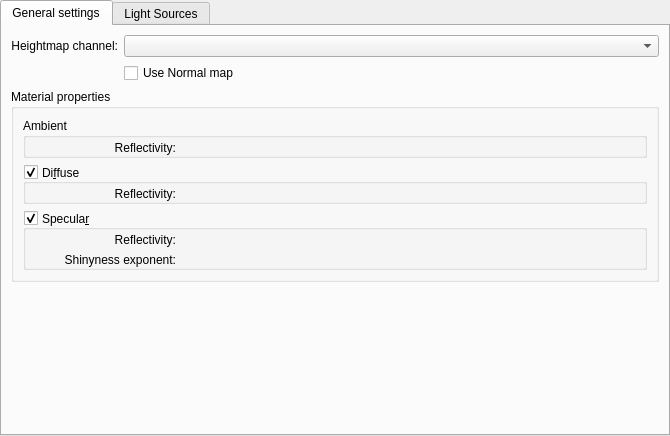
<?xml version="1.0" encoding="UTF-8"?>
<ui version="4.0">
 <author>
    SPDX-FileCopyrightText: none
    SPDX-License-Identifier: GPL-3.0-or-later
  </author>
 <class>WdgPhongBumpmap</class>
 <widget class="QWidget" name="WdgPhongBumpmap">
  <property name="geometry">
   <rect>
    <x>0</x>
    <y>0</y>
    <width>670</width>
    <height>436</height>
   </rect>
  </property>
  <property name="sizePolicy">
   <sizepolicy hsizetype="Expanding" vsizetype="Expanding">
    <horstretch>0</horstretch>
    <verstretch>0</verstretch>
   </sizepolicy>
  </property>
  <property name="minimumSize">
   <size>
    <width>570</width>
    <height>323</height>
   </size>
  </property>
  <property name="baseSize">
   <size>
    <width>570</width>
    <height>323</height>
   </size>
  </property>
  <layout class="QHBoxLayout" name="horizontalLayout">
   <property name="sizeConstraint">
    <enum>QLayout::SetDefaultConstraint</enum>
   </property>
   <property name="leftMargin">
    <number>0</number>
   </property>
   <property name="topMargin">
    <number>0</number>
   </property>
   <property name="rightMargin">
    <number>0</number>
   </property>
   <property name="bottomMargin">
    <number>0</number>
   </property>
   <item>
    <widget class="QTabWidget" name="settingsTabWidget">
     <property name="sizePolicy">
      <sizepolicy hsizetype="Expanding" vsizetype="Expanding">
       <horstretch>0</horstretch>
       <verstretch>0</verstretch>
      </sizepolicy>
     </property>
     <property name="currentIndex">
      <number>0</number>
     </property>
     <widget class="QWidget" name="generalSettings">
      <attribute name="title">
       <string>General settings</string>
      </attribute>
      <layout class="QGridLayout" name="gridLayout_4">
       <item row="2" column="0" colspan="2">
        <widget class="QGroupBox" name="materialParametersGroupBox">
         <property name="sizePolicy">
          <sizepolicy hsizetype="Preferred" vsizetype="Fixed">
           <horstretch>0</horstretch>
           <verstretch>0</verstretch>
          </sizepolicy>
         </property>
         <property name="title">
          <string>Material properties</string>
         </property>
         <property name="flat">
          <bool>true</bool>
         </property>
         <layout class="QGridLayout" name="gridLayout_6">
          <item row="2" column="0">
           <widget class="QGroupBox" name="specularReflectivityGroup">
            <property name="title">
             <string>Specula&amp;r</string>
            </property>
            <property name="alignment">
             <set>Qt::AlignLeading|Qt::AlignLeft|Qt::AlignVCenter</set>
            </property>
            <property name="flat">
             <bool>true</bool>
            </property>
            <property name="checkable">
             <bool>true</bool>
            </property>
            <layout class="QGridLayout" name="gridLayout_3">
             <property name="leftMargin">
              <number>0</number>
             </property>
             <property name="topMargin">
              <number>3</number>
             </property>
             <property name="rightMargin">
              <number>0</number>
             </property>
             <property name="bottomMargin">
              <number>0</number>
             </property>
             <item row="0" column="0">
              <widget class="QLabel" name="lblSpecularReflectivity">
               <property name="text">
                <string>Reflectivity:</string>
               </property>
               <property name="alignment">
                <set>Qt::AlignRight|Qt::AlignTrailing|Qt::AlignVCenter</set>
               </property>
              </widget>
             </item>
             <item row="0" column="1">
              <widget class="KisDoubleSliderSpinBox" name="specularReflectivityKisDoubleSliderSpinBox" native="true">
               <property name="sizePolicy">
                <sizepolicy hsizetype="MinimumExpanding" vsizetype="Fixed">
                 <horstretch>1</horstretch>
                 <verstretch>1</verstretch>
                </sizepolicy>
               </property>              
               <property name="maximumSize">
                <size>
                 <width>16777215</width>
                 <height>23</height>
                </size>
               </property>
              </widget>
             </item>
             <item row="1" column="0">
              <widget class="QLabel" name="lblSpecularShinyExp">
               <property name="text">
                <string>Shinyness exponent:</string>
               </property>
               <property name="alignment">
                <set>Qt::AlignRight|Qt::AlignTrailing|Qt::AlignVCenter</set>
               </property>
              </widget>
             </item>
             <item row="1" column="1">
              <widget class="KisSliderSpinBox" name="shinynessExponentKisSliderSpinBox" native="true">
               <property name="sizePolicy">
                <sizepolicy hsizetype="Minimum" vsizetype="Fixed">
                 <horstretch>1</horstretch>
                 <verstretch>1</verstretch>
                </sizepolicy>
               </property>              
               <property name="maximumSize">
                <size>
                 <width>16777215</width>
                 <height>23</height>
                </size>
               </property>
              </widget>
             </item>
             <item row="2" column="0">
              <spacer name="horizontalSpacer_3">
               <property name="orientation">
                <enum>Qt::Horizontal</enum>
               </property>
               <property name="sizeType">
                <enum>QSizePolicy::Fixed</enum>
               </property>
               <property name="sizeHint" stdset="0">
                <size>
                 <width>150</width>
                 <height>0</height>
                </size>
               </property>
              </spacer>
             </item>
            </layout>
           </widget>
          </item>
          <item row="1" column="0">
           <widget class="QGroupBox" name="diffuseReflectivityGroup">
            <property name="layoutDirection">
             <enum>Qt::LeftToRight</enum>
            </property>
            <property name="title">
             <string>Di&amp;ffuse</string>
            </property>
            <property name="alignment">
             <set>Qt::AlignLeading|Qt::AlignLeft|Qt::AlignVCenter</set>
            </property>
            <property name="flat">
             <bool>true</bool>
            </property>
            <property name="checkable">
             <bool>true</bool>
            </property>
            <layout class="QGridLayout" name="gridLayout_2">
             <property name="leftMargin">
              <number>0</number>
             </property>
             <property name="topMargin">
              <number>3</number>
             </property>
             <property name="rightMargin">
              <number>0</number>
             </property>
             <property name="bottomMargin">
              <number>0</number>
             </property>
             <item row="0" column="0">
              <widget class="QLabel" name="lblDiffuseReflectivity">
               <property name="text">
                <string>Reflectivity:</string>
               </property>
               <property name="alignment">
                <set>Qt::AlignRight|Qt::AlignTrailing|Qt::AlignVCenter</set>
               </property>
              </widget>
             </item>
             <item row="0" column="1">
              <widget class="KisDoubleSliderSpinBox" name="diffuseReflectivityKisDoubleSliderSpinBox" native="true">
               <property name="sizePolicy">
                <sizepolicy hsizetype="Expanding" vsizetype="Fixed">
                 <horstretch>1</horstretch>
                 <verstretch>1</verstretch>
                </sizepolicy>
               </property>

               <property name="maximumSize">
                <size>
                 <width>16777215</width>
                 <height>23</height>
                </size>
               </property>
              </widget>
             </item>
             <item row="1" column="0">
              <spacer name="horizontalSpacer_2">
               <property name="orientation">
                <enum>Qt::Horizontal</enum>
               </property>
               <property name="sizeType">
                <enum>QSizePolicy::Fixed</enum>
               </property>
               <property name="sizeHint" stdset="0">
                <size>
                 <width>150</width>
                 <height>0</height>
                </size>
               </property>
              </spacer>
             </item>
            </layout>
           </widget>
          </item>
          <item row="0" column="0">
           <widget class="QGroupBox" name="AmbientGroup">
            <property name="title">
             <string>Ambient</string>
            </property>
            <property name="flat">
             <bool>true</bool>
            </property>
            <property name="checkable">
             <bool>false</bool>
            </property>
            <layout class="QGridLayout" name="gridLayout">
             <property name="leftMargin">
              <number>0</number>
             </property>
             <property name="topMargin">
              <number>3</number>
             </property>
             <property name="rightMargin">
              <number>0</number>
             </property>
             <property name="bottomMargin">
              <number>0</number>
             </property>
             <property name="spacing">
              <number>6</number>
             </property>
             <item row="0" column="0">
              <widget class="QLabel" name="lblAmbientReflectivity">
               <property name="text">
                <string>Reflectivity:</string>
               </property>
               <property name="alignment">
                <set>Qt::AlignRight|Qt::AlignTrailing|Qt::AlignVCenter</set>
               </property>
              </widget>
             </item>
             <item row="0" column="1">
              <widget class="KisDoubleSliderSpinBox" name="ambientReflectivityKisDoubleSliderSpinBox" native="true">
               <property name="sizePolicy">
                <sizepolicy hsizetype="MinimumExpanding" vsizetype="Fixed">
                 <horstretch>1</horstretch>
                 <verstretch>1</verstretch>
                </sizepolicy>
               </property>              
               <property name="maximumSize">
                <size>
                 <width>16777215</width>
                 <height>23</height>
                </size>
               </property>
              </widget>
             </item>
             <item row="1" column="0">
              <spacer name="horizontalSpacer_4">
               <property name="orientation">
                <enum>Qt::Horizontal</enum>
               </property>
               <property name="sizeType">
                <enum>QSizePolicy::Fixed</enum>
               </property>
               <property name="sizeHint" stdset="0">
                <size>
                 <width>150</width>
                 <height>0</height>
                </size>
               </property>
              </spacer>
             </item>
            </layout>
           </widget>
          </item>
         </layout>
        </widget>
       </item>
       <item row="0" column="0">
        <widget class="QLabel" name="lblHeightmapChannel">
         <property name="text">
          <string>Heightmap channel:</string>
         </property>
         <property name="alignment">
          <set>Qt::AlignRight|Qt::AlignTrailing|Qt::AlignVCenter</set>
         </property>
        </widget>
       </item>
       <item row="0" column="1">
        <widget class="QComboBox" name="heightChannelComboBox">
         <property name="sizePolicy">
          <sizepolicy hsizetype="Expanding" vsizetype="Fixed">
           <horstretch>0</horstretch>
           <verstretch>0</verstretch>
          </sizepolicy>
         </property>
        </widget>
       </item>
       <item row="1" column="0">
        <spacer name="verticalSpacer_3">
         <property name="orientation">
          <enum>Qt::Vertical</enum>
         </property>
         <property name="sizeType">
          <enum>QSizePolicy::Fixed</enum>
         </property>
         <property name="sizeHint" stdset="0">
          <size>
           <width>20</width>
           <height>16</height>
          </size>
         </property>
        </spacer>
       </item>
       <item row="3" column="0">
        <spacer name="verticalSpacer">
         <property name="orientation">
          <enum>Qt::Vertical</enum>
         </property>
         <property name="sizeType">
          <enum>QSizePolicy::MinimumExpanding</enum>
         </property>
         <property name="sizeHint" stdset="0">
          <size>
           <width>20</width>
           <height>9</height>
          </size>
         </property>
        </spacer>
       </item>
       <item row="1" column="1">
        <widget class="QCheckBox" name="useNormalMap">
         <property name="text">
          <string extracomment="Whether or not this filter should only use a given channel or use all channels and treat them as a normal map">Use Normal map</string>
         </property>
         <property name="tristate">
          <bool>false</bool>
         </property>
        </widget>
       </item>
      </layout>
     </widget>
     <widget class="QWidget" name="lightSources">
      <attribute name="title">
       <string>Light Sources</string>
      </attribute>
      <layout class="QGridLayout" name="gridLayout_9">
       <property name="leftMargin">
        <number>10</number>
       </property>
       <property name="topMargin">
        <number>10</number>
       </property>
       <property name="rightMargin">
        <number>10</number>
       </property>
       <property name="bottomMargin">
        <number>10</number>
       </property>
       <property name="spacing">
        <number>10</number>
       </property>
       <item row="1" column="1">
        <widget class="QGroupBox" name="lightSourceGroupBox4">
         <property name="sizePolicy">
          <sizepolicy hsizetype="Fixed" vsizetype="Fixed">
           <horstretch>0</horstretch>
           <verstretch>0</verstretch>
          </sizepolicy>
         </property>
         <property name="title">
          <string>Light Source &amp;4</string>
         </property>
         <property name="flat">
          <bool>true</bool>
         </property>
         <property name="checkable">
          <bool>true</bool>
         </property>
         <property name="checked">
          <bool>false</bool>
         </property>
         <layout class="QFormLayout" name="formLayout_8">
          <property name="fieldGrowthPolicy">
           <enum>QFormLayout::AllNonFixedFieldsGrow</enum>
          </property>
          <property name="horizontalSpacing">
           <number>5</number>
          </property>
          <property name="verticalSpacing">
           <number>5</number>
          </property>
          <property name="leftMargin">
           <number>10</number>
          </property>
          <property name="topMargin">
           <number>10</number>
          </property>
          <property name="rightMargin">
           <number>10</number>
          </property>
          <property name="bottomMargin">
           <number>10</number>
          </property>
          <item row="0" column="0">
           <layout class="QFormLayout" name="formLayout_4">
            <item row="0" column="0">
             <widget class="QLabel" name="colorLabel4">
              <property name="text">
               <string>Color:</string>
              </property>
              <property name="alignment">
               <set>Qt::AlignRight|Qt::AlignTrailing|Qt::AlignVCenter</set>
              </property>
             </widget>
            </item>
            <item row="0" column="1">
             <widget class="KColorCombo" name="lightKColorCombo4">
              <property name="color">
               <color>
                <red>255</red>
                <green>255</green>
                <blue>0</blue>
               </color>
              </property>
             </widget>
            </item>
            <item row="1" column="0">
             <widget class="QLabel" name="azimuthLabel4">
              <property name="toolTip">
               <string>Direction of the light, the dial tip represents where the light comes from.</string>
              </property>
              <property name="text">
               <string>Azimuth:</string>
              </property>
              <property name="alignment">
               <set>Qt::AlignRight|Qt::AlignTrailing|Qt::AlignVCenter</set>
              </property>
             </widget>
            </item>
            <item row="2" column="0">
             <widget class="QLabel" name="inclinationLabel4">
              <property name="toolTip">
               <string>Vertical tilt of the light. 90° is perpendicular to the canvas, 0° is parallel.</string>
              </property>
              <property name="text">
               <string>Inclination:</string>
              </property>
              <property name="alignment">
               <set>Qt::AlignRight|Qt::AlignTrailing|Qt::AlignVCenter</set>
              </property>
             </widget>
            </item>
            <item row="1" column="1">
             <widget class="KisAngleSelector" name="azimuthAngleSelector4" native="true"/>
            </item>
            <item row="2" column="1">
             <widget class="KisAngleSelector" name="elevationAngleSelector4" native="true"/>
            </item>
           </layout>
          </item>
         </layout>
        </widget>
       </item>
       <item row="1" column="0">
        <widget class="QGroupBox" name="lightSourceGroupBox2">
         <property name="sizePolicy">
          <sizepolicy hsizetype="Fixed" vsizetype="Fixed">
           <horstretch>0</horstretch>
           <verstretch>0</verstretch>
          </sizepolicy>
         </property>
         <property name="title">
          <string>Light Source &amp;2</string>
         </property>
         <property name="flat">
          <bool>true</bool>
         </property>
         <property name="checkable">
          <bool>true</bool>
         </property>
         <layout class="QFormLayout" name="formLayout_6">
          <property name="horizontalSpacing">
           <number>5</number>
          </property>
          <property name="verticalSpacing">
           <number>5</number>
          </property>
          <property name="leftMargin">
           <number>10</number>
          </property>
          <property name="topMargin">
           <number>10</number>
          </property>
          <property name="rightMargin">
           <number>10</number>
          </property>
          <property name="bottomMargin">
           <number>10</number>
          </property>
          <item row="0" column="0">
           <layout class="QFormLayout" name="formLayout_2">
            <item row="0" column="0">
             <widget class="QLabel" name="colorLabel2">
              <property name="text">
               <string>Color:</string>
              </property>
              <property name="alignment">
               <set>Qt::AlignRight|Qt::AlignTrailing|Qt::AlignVCenter</set>
              </property>
             </widget>
            </item>
            <item row="0" column="1">
             <widget class="KColorCombo" name="lightKColorCombo2">
              <property name="color">
               <color>
                <red>255</red>
                <green>0</green>
                <blue>0</blue>
               </color>
              </property>
             </widget>
            </item>
            <item row="1" column="0">
             <widget class="QLabel" name="azimuthLabel2">
              <property name="toolTip">
               <string>Direction of the light, the dial tip represents where the light comes from.</string>
              </property>
              <property name="text">
               <string>Azimuth:</string>
              </property>
              <property name="alignment">
               <set>Qt::AlignRight|Qt::AlignTrailing|Qt::AlignVCenter</set>
              </property>
             </widget>
            </item>
            <item row="2" column="0">
             <widget class="QLabel" name="inclinationLabel2">
              <property name="toolTip">
               <string>Vertical tilt of the light. 90° is perpendicular to the canvas, 0° is parallel.</string>
              </property>
              <property name="text">
               <string>Inclination:</string>
              </property>
              <property name="alignment">
               <set>Qt::AlignRight|Qt::AlignTrailing|Qt::AlignVCenter</set>
              </property>
             </widget>
            </item>
            <item row="1" column="1">
             <widget class="KisAngleSelector" name="azimuthAngleSelector2" native="true"/>
            </item>
            <item row="2" column="1">
             <widget class="KisAngleSelector" name="elevationAngleSelector2" native="true"/>
            </item>
           </layout>
          </item>
         </layout>
        </widget>
       </item>
       <item row="0" column="0">
        <widget class="QGroupBox" name="lightSourceGroupBox1">
         <property name="sizePolicy">
          <sizepolicy hsizetype="Fixed" vsizetype="Fixed">
           <horstretch>0</horstretch>
           <verstretch>0</verstretch>
          </sizepolicy>
         </property>
         <property name="title">
          <string>Light Source &amp;1</string>
         </property>
         <property name="flat">
          <bool>true</bool>
         </property>
         <property name="checkable">
          <bool>true</bool>
         </property>
         <layout class="QFormLayout" name="formLayout_5">
          <property name="horizontalSpacing">
           <number>5</number>
          </property>
          <property name="verticalSpacing">
           <number>5</number>
          </property>
          <property name="leftMargin">
           <number>10</number>
          </property>
          <property name="topMargin">
           <number>10</number>
          </property>
          <property name="rightMargin">
           <number>10</number>
          </property>
          <property name="bottomMargin">
           <number>10</number>
          </property>
          <item row="0" column="0">
           <layout class="QFormLayout" name="formLayout">
            <property name="horizontalSpacing">
             <number>6</number>
            </property>
            <property name="verticalSpacing">
             <number>6</number>
            </property>
            <item row="0" column="0">
             <widget class="QLabel" name="colorLabel1">
              <property name="text">
               <string>Color:</string>
              </property>
              <property name="alignment">
               <set>Qt::AlignRight|Qt::AlignTrailing|Qt::AlignVCenter</set>
              </property>
             </widget>
            </item>
            <item row="0" column="1">
             <widget class="KColorCombo" name="lightKColorCombo1">
              <property name="color">
               <color>
                <red>255</red>
                <green>255</green>
                <blue>0</blue>
               </color>
              </property>
             </widget>
            </item>
            <item row="1" column="0">
             <widget class="QLabel" name="azimuthLabel1">
              <property name="toolTip">
               <string>Direction of the light, the dial tip represents where the light comes from.</string>
              </property>
              <property name="text">
               <string>Azimuth:</string>
              </property>
              <property name="alignment">
               <set>Qt::AlignRight|Qt::AlignTrailing|Qt::AlignVCenter</set>
              </property>
             </widget>
            </item>
            <item row="2" column="0">
             <widget class="QLabel" name="inclinationLabel1">
              <property name="toolTip">
               <string>Vertical tilt of the light. 90° is perpendicular to the canvas, 0° is parallel.</string>
              </property>
              <property name="text">
               <string>Inclination:</string>
              </property>
              <property name="alignment">
               <set>Qt::AlignRight|Qt::AlignTrailing|Qt::AlignVCenter</set>
              </property>
             </widget>
            </item>
            <item row="1" column="1">
             <widget class="KisAngleSelector" name="azimuthAngleSelector1" native="true"/>
            </item>
            <item row="2" column="1">
             <widget class="KisAngleSelector" name="elevationAngleSelector1" native="true"/>
            </item>
           </layout>
          </item>
         </layout>
        </widget>
       </item>
       <item row="0" column="1">
        <widget class="QGroupBox" name="lightSourceGroupBox3">
         <property name="sizePolicy">
          <sizepolicy hsizetype="Fixed" vsizetype="Fixed">
           <horstretch>0</horstretch>
           <verstretch>0</verstretch>
          </sizepolicy>
         </property>
         <property name="title">
          <string>Light Source &amp;3</string>
         </property>
         <property name="flat">
          <bool>true</bool>
         </property>
         <property name="checkable">
          <bool>true</bool>
         </property>
         <property name="checked">
          <bool>false</bool>
         </property>
         <layout class="QFormLayout" name="formLayout_7">
          <property name="horizontalSpacing">
           <number>5</number>
          </property>
          <property name="verticalSpacing">
           <number>5</number>
          </property>
          <property name="leftMargin">
           <number>10</number>
          </property>
          <property name="topMargin">
           <number>10</number>
          </property>
          <property name="rightMargin">
           <number>10</number>
          </property>
          <property name="bottomMargin">
           <number>10</number>
          </property>
          <item row="0" column="0">
           <layout class="QFormLayout" name="formLayout_3">
            <item row="0" column="0">
             <widget class="QLabel" name="colorLabel3">
              <property name="text">
               <string>Color:</string>
              </property>
              <property name="alignment">
               <set>Qt::AlignRight|Qt::AlignTrailing|Qt::AlignVCenter</set>
              </property>
             </widget>
            </item>
            <item row="0" column="1">
             <widget class="KColorCombo" name="lightKColorCombo3">
              <property name="color">
               <color>
                <red>0</red>
                <green>255</green>
                <blue>0</blue>
               </color>
              </property>
             </widget>
            </item>
            <item row="1" column="0">
             <widget class="QLabel" name="azimuthLabel3">
              <property name="toolTip">
               <string>Direction of the light, the dial tip represents where the light comes from.</string>
              </property>
              <property name="text">
               <string>Azimuth:</string>
              </property>
              <property name="alignment">
               <set>Qt::AlignRight|Qt::AlignTrailing|Qt::AlignVCenter</set>
              </property>
             </widget>
            </item>
            <item row="2" column="0">
             <widget class="QLabel" name="inclinationLabel3">
              <property name="toolTip">
               <string>Vertical tilt of the light. 90° is perpendicular to the canvas, 0° is parallel.</string>
              </property>
              <property name="text">
               <string>Inclination:</string>
              </property>
              <property name="alignment">
               <set>Qt::AlignRight|Qt::AlignTrailing|Qt::AlignVCenter</set>
              </property>
             </widget>
            </item>
            <item row="1" column="1">
             <widget class="KisAngleSelector" name="azimuthAngleSelector3" native="true"/>
            </item>
            <item row="2" column="1">
             <widget class="KisAngleSelector" name="elevationAngleSelector3" native="true"/>
            </item>
           </layout>
          </item>
         </layout>
        </widget>
       </item>
       <item row="2" column="0" colspan="2">
        <spacer name="verticalSpacer_2">
         <property name="orientation">
          <enum>Qt::Vertical</enum>
         </property>
        </spacer>
       </item>
      </layout>
     </widget>
    </widget>
   </item>
  </layout>
 </widget>
 <customwidgets>
  <customwidget>
   <class>KColorCombo</class>
   <extends>QComboBox</extends>
   <header>kcolorcombo.h</header>
  </customwidget>
  <customwidget>
   <class>KisDoubleSliderSpinBox</class>
   <extends>QWidget</extends>
   <header>kis_slider_spin_box.h</header>
   <container>1</container>
  </customwidget>
  <customwidget>
   <class>KisSliderSpinBox</class>
   <extends>QWidget</extends>
   <header>kis_slider_spin_box.h</header>
   <container>1</container>
  </customwidget>
  <customwidget>
   <class>KisAngleSelector</class>
   <extends>QWidget</extends>
   <header location="global">KisAngleSelector.h</header>
   <container>1</container>
  </customwidget>
 </customwidgets>
 <tabstops>
  <tabstop>settingsTabWidget</tabstop>
  <tabstop>heightChannelComboBox</tabstop>
  <tabstop>diffuseReflectivityGroup</tabstop>
  <tabstop>specularReflectivityGroup</tabstop>
  <tabstop>lightSourceGroupBox1</tabstop>
  <tabstop>lightKColorCombo1</tabstop>
  <tabstop>lightSourceGroupBox2</tabstop>
  <tabstop>lightKColorCombo2</tabstop>
  <tabstop>lightSourceGroupBox3</tabstop>
  <tabstop>lightKColorCombo3</tabstop>
  <tabstop>lightSourceGroupBox4</tabstop>
  <tabstop>lightKColorCombo4</tabstop>
 </tabstops>
 <resources/>
 <connections/>
</ui>
